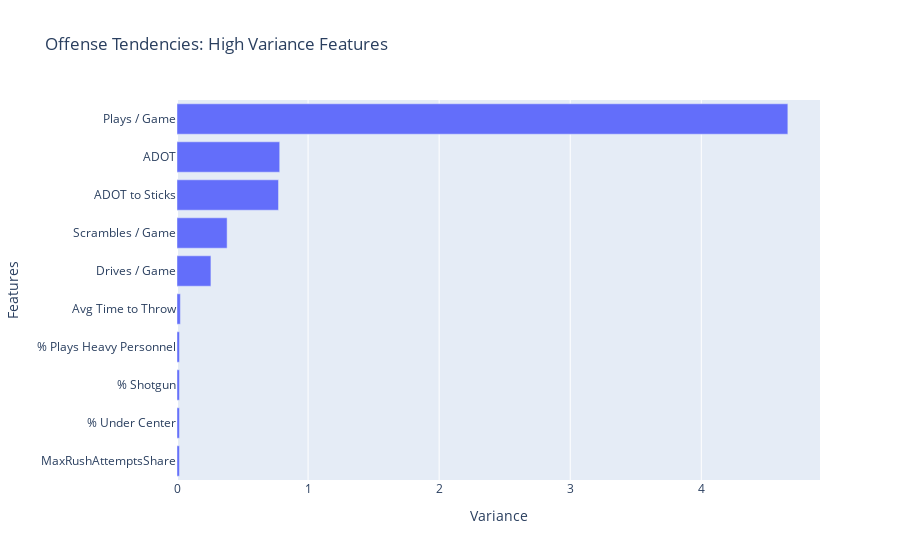
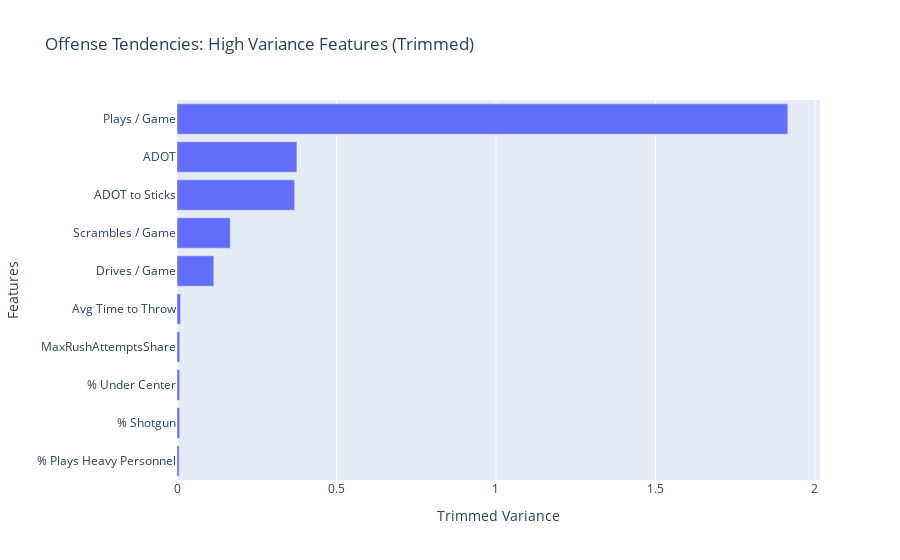

The notebook cell these images were saved under, in order:
### Code cell
''' Variance '''

# Calculate variance, get 10 largest features
top_ten_variance = offense_tendencies[OFFENSE_FEATURES].var().sort_values().tail(10)

# Create horizontal bar chart of `top_ten_var`
fig = px.bar(
    x=top_ten_variance,
    y=top_ten_variance.index,
    title="Offense Tendencies: High Variance Features"
)
fig.update_layout(xaxis_title="Variance", yaxis_title="Features")
fig.show()

# Calculate trimmed variance
top_ten_trim_variance = offense_tendencies[OFFENSE_FEATURES].apply(trimmed_var).sort_values().tail(10)

# Create horizontal bar chart of `top_ten_trim_var`
fig = px.bar(
    x=top_ten_trim_variance,
    y=top_ten_trim_variance.index,
    title="Offense Tendencies: High Variance Features (Trimmed)"
)
fig.update_layout(xaxis_title="Trimmed Variance", yaxis_title="Features")
fig.show()

### Figure 1 — Plotly figure (JSON) as saved in the notebook; plotly's stock layout.template omitted (floating-point values rounded to 4 significant figures)
{"data": [{"hovertemplate": "x=%{x}<br>y=%{y}<extra></extra>", "legendgroup": "", "marker": {"color": "#636efa", "pattern": {"shape": ""}}, "name": "", "orientation": "h", "showlegend": false, "textposition": "auto", "type": "bar", "x": [0.01869, 0.0187, 0.0187, 0.01895, 0.02574, 0.2588, 0.3824, 0.7746, 0.7836, 4.66], "xaxis": "x", "y": ["MaxRushAttemptsShare", "% Under Center", "% Shotgun", "% Plays Heavy Personnel", "Avg Time to Throw", "Drives / Game", "Scrambles / Game", "ADOT to Sticks", "ADOT", "Plays / Game"], "yaxis": "y"}], "layout": {"barmode": "relative", "legend": {"tracegroupgap": 0}, "title": {"text": "Offense Tendencies: High Variance Features"}, "xaxis": {"anchor": "y", "domain": [0, 1], "title": {"text": "Variance"}}, "yaxis": {"anchor": "x", "domain": [0, 1], "title": {"text": "Features"}}}}

### Figure 2 — Plotly figure (JSON) as saved in the notebook; plotly's stock layout.template omitted (floating-point values rounded to 4 significant figures)
{"data": [{"hovertemplate": "x=%{x}<br>y=%{y}<extra></extra>", "legendgroup": "", "marker": {"color": "#636efa", "pattern": {"shape": ""}}, "name": "", "orientation": "h", "showlegend": false, "textposition": "auto", "type": "bar", "x": [0.006833, 0.008394, 0.008394, 0.008701, 0.01121, 0.1154, 0.1671, 0.3689, 0.3759, 1.915], "xaxis": "x", "y": ["% Plays Heavy Personnel", "% Shotgun", "% Under Center", "MaxRushAttemptsShare", "Avg Time to Throw", "Drives / Game", "Scrambles / Game", "ADOT to Sticks", "ADOT", "Plays / Game"], "yaxis": "y"}], "layout": {"barmode": "relative", "legend": {"tracegroupgap": 0}, "title": {"text": "Offense Tendencies: High Variance Features (Trimmed)"}, "xaxis": {"anchor": "y", "domain": [0, 1], "title": {"text": "Trimmed Variance"}}, "yaxis": {"anchor": "x", "domain": [0, 1], "title": {"text": "Features"}}}}
